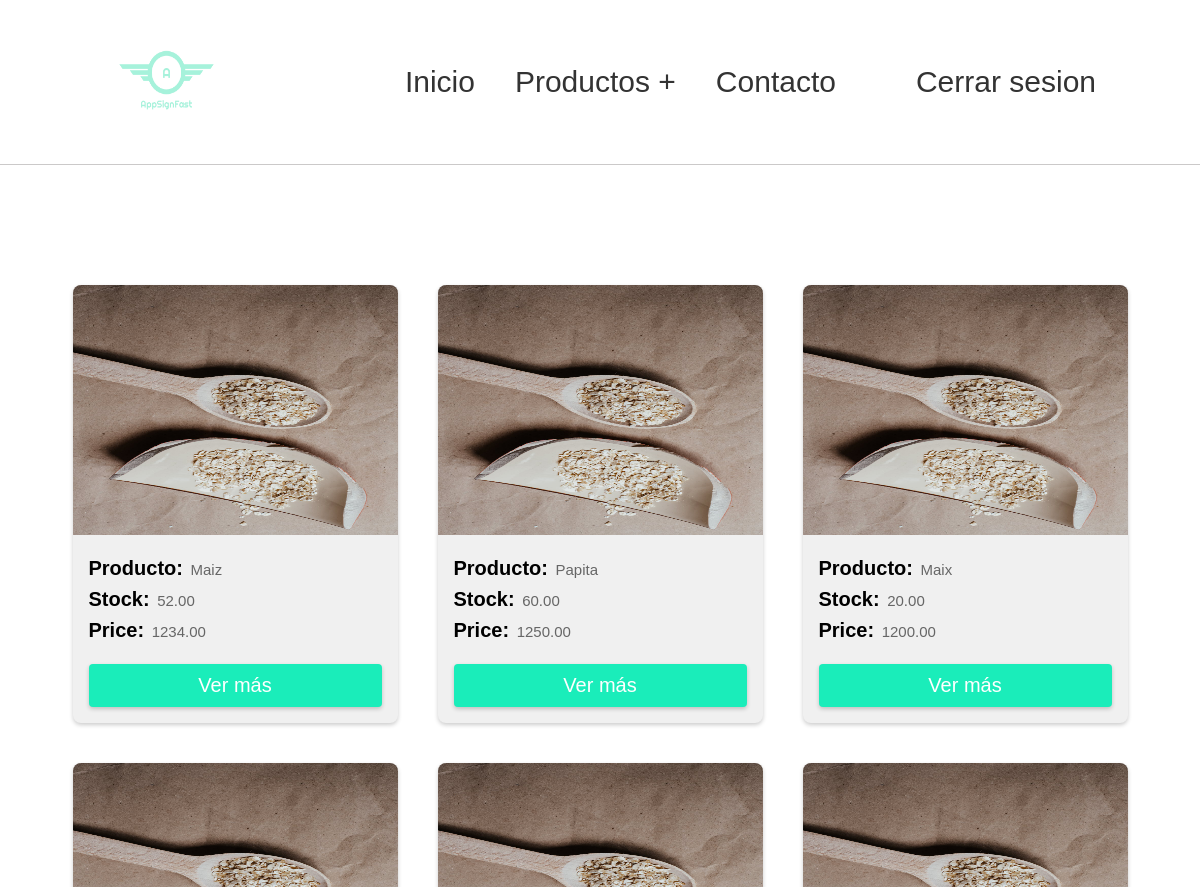
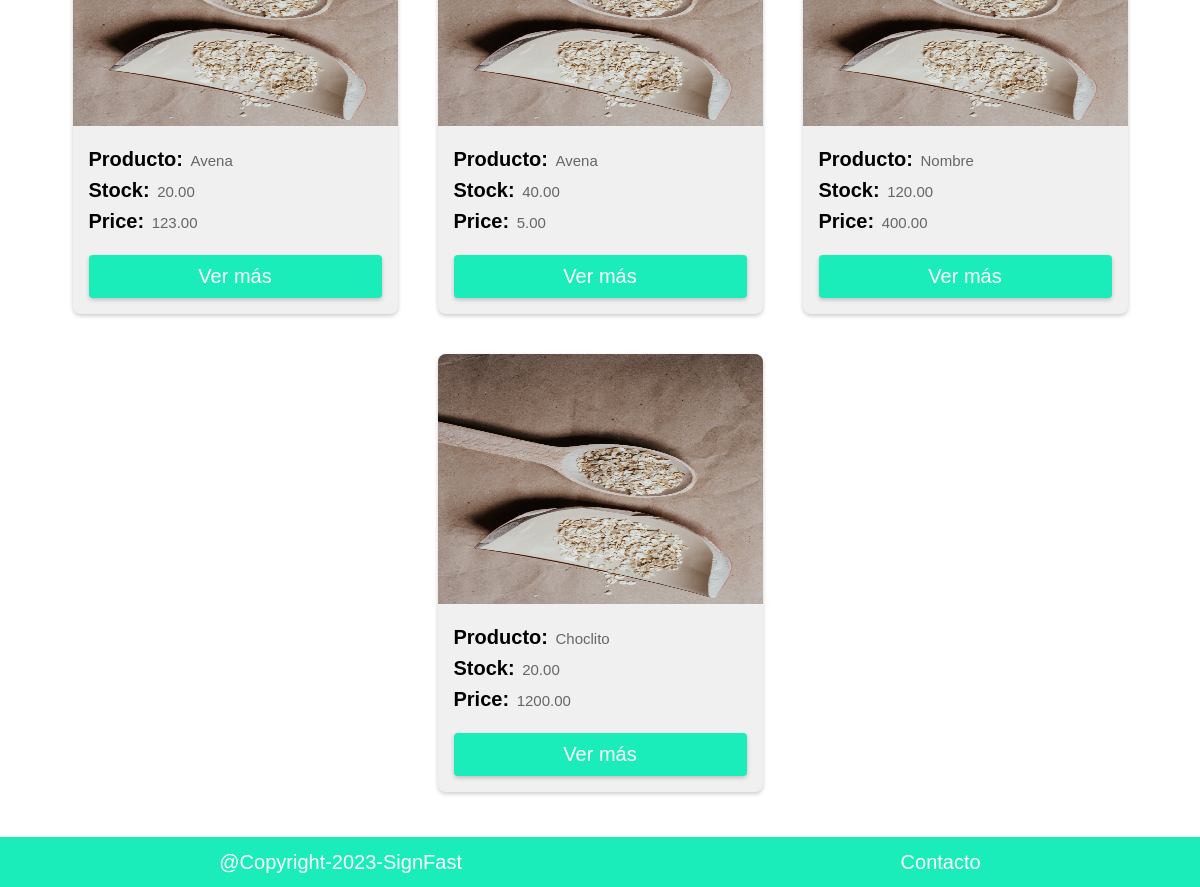
The page /product/ (signed in) on the database as committed earlier (2 pictures, top to bottom).
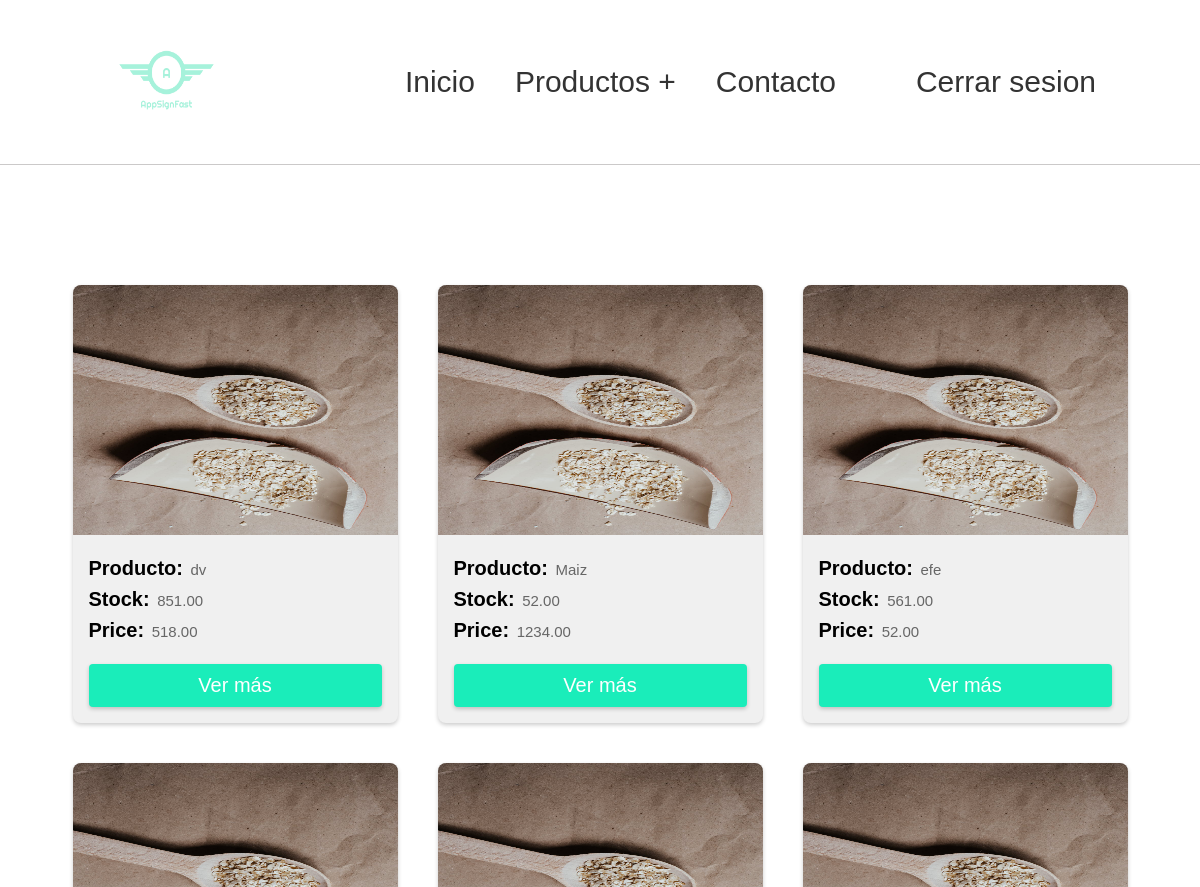
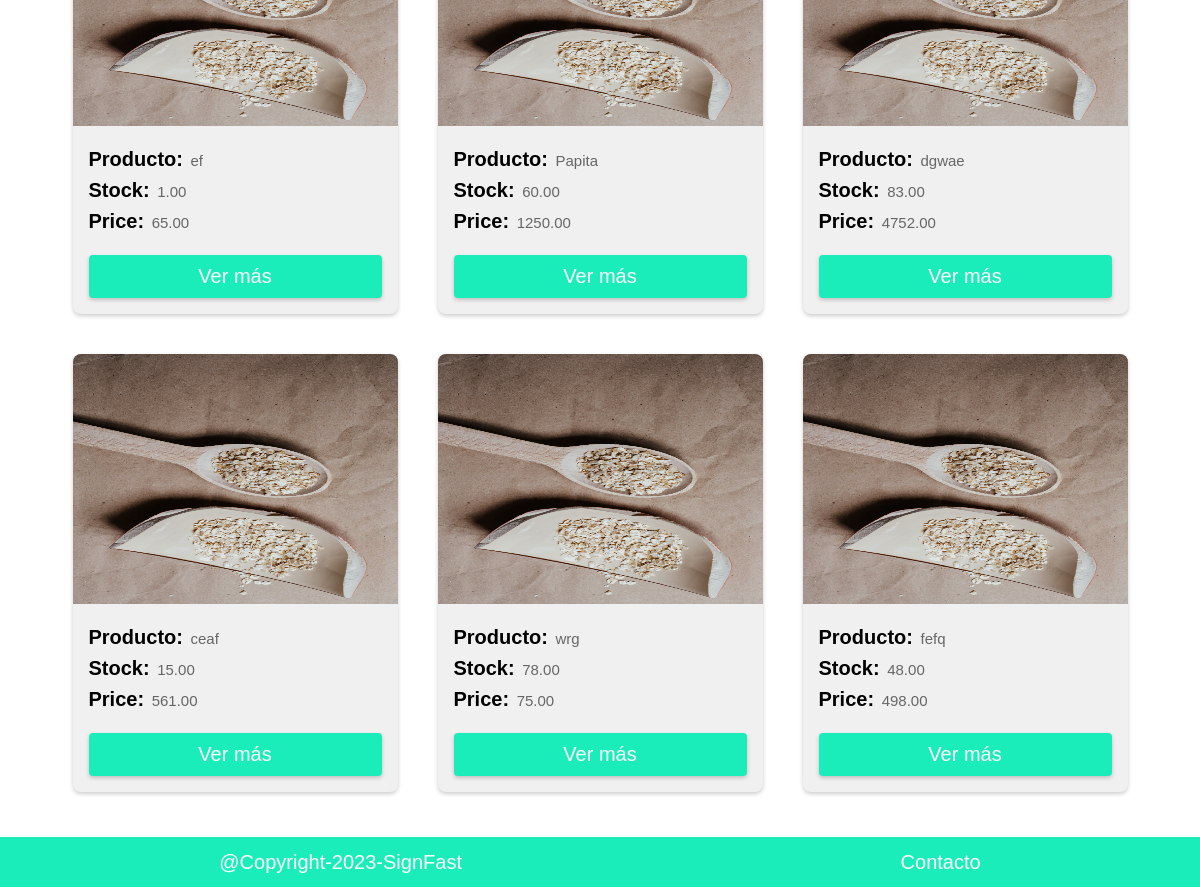
The same page on the database as committed later (2 pictures, top to bottom).
### productApp/models.py (models this page shows, shortened)
class Product(models.Model):
    codigo = models.IntegerField(primary_key=True)
    nombre_producto = models.CharField(max_length=100)
    precio = models.DecimalField(null=True, max_digits=10, decimal_places=2)
    stock = models.DecimalField(null=True, max_digits=10, decimal_places=2)
    descripcion = models.CharField(max_length=150, null=True)
    img_producto = models.ImageField(upload_to="products",null=True)
    class meta:
        verbose_name = 'product'
        verbose_name_plural = 'products'

### productApp/views/vProductList.py (the view)
# urls.py: path("", login_required(vProductList.productList), name="productList"),
def productList(request):
    productos = Product.objects.all()[:9]
    return render(request, "productList.html", {'productos' : productos})

### productApp/templates/productList.html (shortened to what this page needs)
{% extends 'base.html' %}
{% block content%}
{% load static %}
<link rel="stylesheet" href="{% static 'css/css-productList.css' %}">
<section class="card__container">
    {% for producto in productos %}
        <div class="card">
            <img src="{% static 'img/avena.jpg'%}" alt="">
            <div class="card--content">
                <P class="title"><strong>Producto:</strong>
                    <span class="sub--title">{{ producto.nombre_producto }}</span>
                </P>
                <P class="title"><strong>Stock:</strong>
                    <span class="sub--title">{{ producto.stock }}</span>
                </P>
                <P class="title"><strong>Price:</strong>
                    <span class="sub--title">{{ producto.precio }}</span>
                </P>
                <a href="" class="btn">Ver más</a>
            </div>
        </div>
    {% endfor %}
</section>
</body>
</html>
{% endblock content%}

Rows that differ between the two databases and show on the page:
no longer on this page (row unchanged): Product: nombre_producto "Maix", stock "20.00", precio "1200.00"
no longer on this page (row unchanged): Product: nombre_producto "Avena", stock "20.00", precio "123.00"
no longer on this page (row unchanged): Product: nombre_producto "Avena", stock "40.00", precio "5.00"
no longer on this page (row unchanged): Product: nombre_producto "Nombre", stock "120.00", precio "400.00"
no longer on this page (row unchanged): Product: nombre_producto "Choclito", stock "20.00", precio "1200.00"
added Product: nombre_producto "dv", stock "851.00", precio "518.00"
added Product: nombre_producto "efe", stock "561.00", precio "52.00"
added Product: nombre_producto "ef", stock "1.00", precio "65.00"
added Product: nombre_producto "dgwae", stock "83.00", precio "4752.00"
added Product: nombre_producto "ceaf", stock "15.00", precio "561.00"
added Product: nombre_producto "wrg", stock "78.00", precio "75.00"
added Product: nombre_producto "fefq", stock "48.00", precio "498.00"
